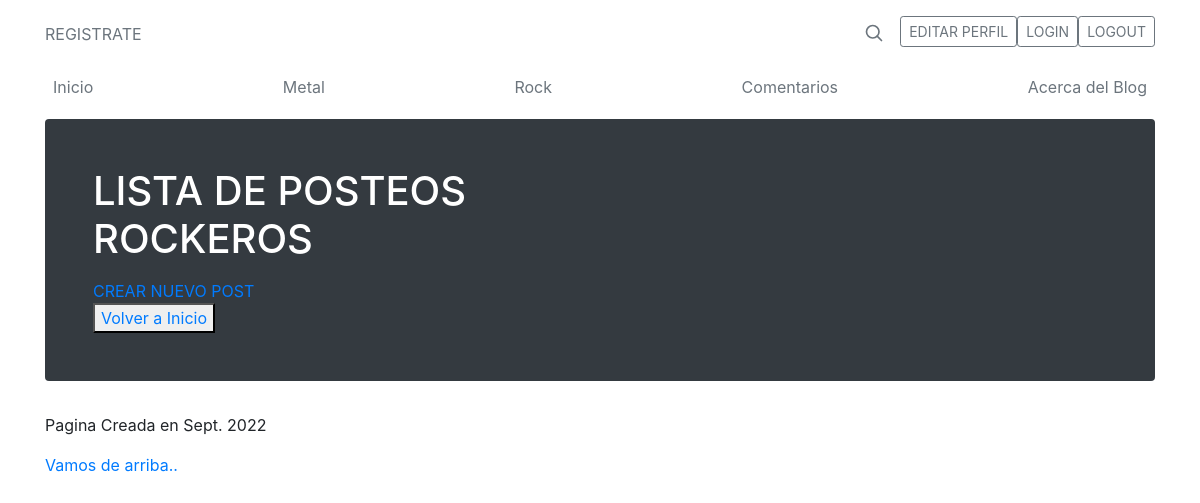
Page /AppMusica/rock/list on the earlier database version.
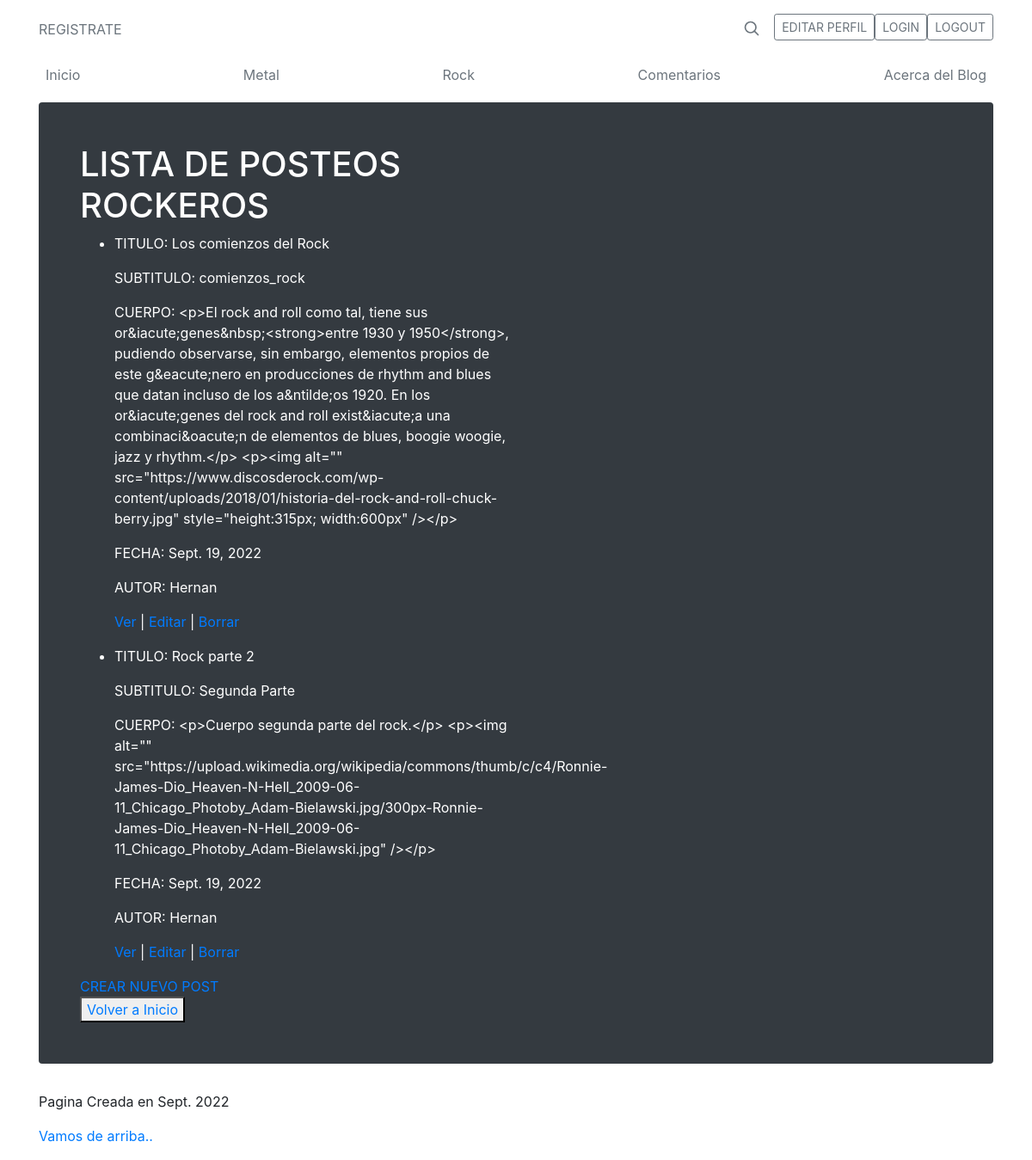
Same page on the later database version.
### AppMusica/models.py (models this page shows, shortened)
class BlogRock(models.Model):
    titulo = models.CharField(max_length=200)
    subtitulo = models.CharField(max_length=200)
    cuerpo = RichTextField()
    fecha = models.DateField(auto_now_add=True)
    imagen = models.TextField()
    autor = models.CharField(max_length=200)
    class Meta:
        ordering = ['-fecha']

### AppMusica/views.py (the view)
# urls.py: path('rock/list', views.BlogRockList.as_view(), name='rockList'),
class BlogRockList(ListView):
      model = BlogRock
      template_name: "AppMusica/blogrock_list.html"

### AppMusica/templates/AppMusica/blogrock_list.html
{% extends 'AppMusica/padre.html'%}
{% load static %}
{% block contenidoQueCambia %}
<body>
    <h1>LISTA DE POSTEOS ROCKEROS</h1>
    <ul>
        {% for campo in object_list %}
            <li>
                <p>TITULO: {{ campo.titulo }} </p>
                <p>SUBTITULO: {{ campo.subtitulo }}</p>
                <p>CUERPO: {{ campo.cuerpo }}</p>
                <p>FECHA: {{ campo.fecha }} </p>
                <p>AUTOR: {{ campo.autor }}</p>
                <p>
                    <a href="{% url 'rockDetail' campo.id %}" >Ver</a> |
                    <a href="{% url 'rockEdit' campo.id %}" >Editar</a> |
                    <a href="{% url 'rockDelete' campo.id %}" >Borrar</a>
                </p>
            </li>
        {% endfor %}
    </ul>
    <a href="{% url 'rockNew'  %}">CREAR NUEVO POST</a>
    <br>
    <button>
        <a href="{% url 'Inicio'  %}">Volver a Inicio</a>
    </button>
</body>
{% endblock %}

Differences in the rows shown:
added BlogRock: titulo "Los comienzos del Rock", subtitulo "comienzos_rock", cuerpo "<p>El rock and roll como tal, tiene sus or&iacute;genes&nbsp;<strong>entre 1930 y 1950</strong>, pudiendo observarse, sin embargo, elementos propios de este g&eacute;nero en producciones de rhythm and blues que datan incluso de los a&ntilde;os 1920. En los or&iacute;genes del rock and roll exist&iacute;a una combinaci&oacute;n de elementos de blues, boogie woogie, jazz y rhythm.</p> <p><img alt=\"\" src=\"https://www.discosderock.com/wp-content/uploads/2018/01/historia-del-rock-and-roll-chuck-berry.jpg\" style=\"height:315px; width:600px\" /></p>", fecha "Sept. 19, 2022", autor "Hernan"
added BlogRock: titulo "Rock parte 2", subtitulo "Segunda Parte", cuerpo "<p>Cuerpo segunda parte del rock.</p> <p><img alt=\"\" src=\"https://upload.wikimedia.org/wikipedia/commons/thumb/c/c4/Ronnie-James-Dio_Heaven-N-Hell_2009-06-11_Chicago_Photoby_Adam-Bielawski.jpg/300px-Ronnie-James-Dio_Heaven-N-Hell_2009-06-11_Chicago_Photoby_Adam-Bielawski.jpg\" /></p>", fecha "Sept. 19, 2022", autor "Hernan"
